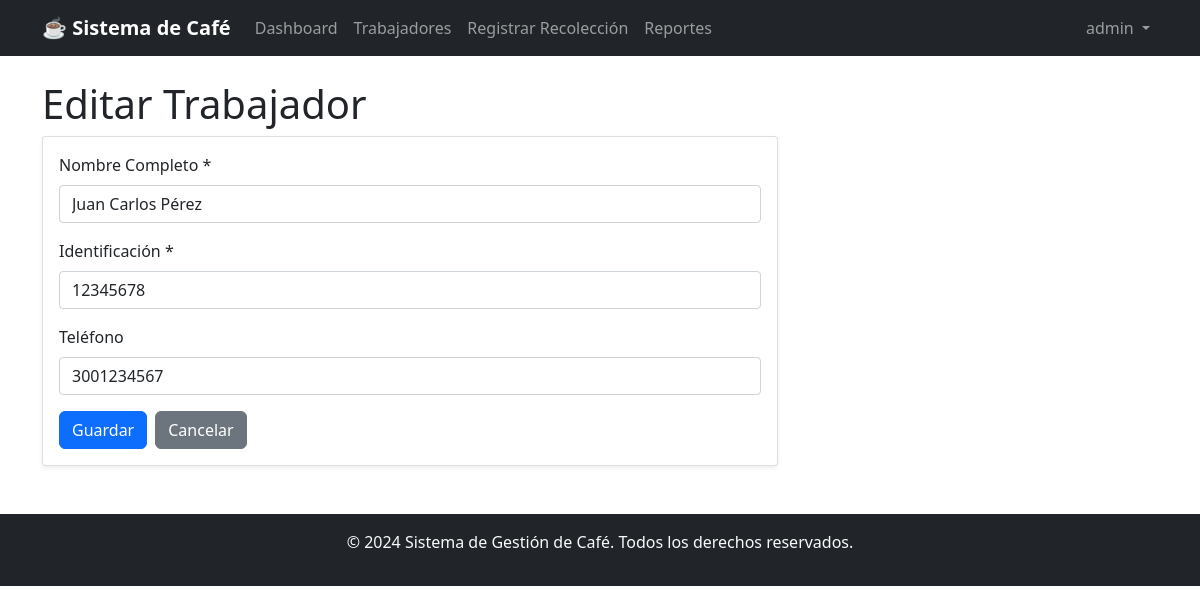
Page /index.php?accion=trabajador_formulario&id=1 (signed in) on the committed database.
### tables this page shows
CREATE TABLE trabajadores (
    id INT AUTO_INCREMENT PRIMARY KEY,
    nombre VARCHAR(100) NOT NULL,
    identificacion VARCHAR(20) UNIQUE NOT NULL,
    telefono VARCHAR(20),
    direccion TEXT,
    fecha_creacion DATETIME DEFAULT CURRENT_TIMESTAMP,
    activo BOOLEAN DEFAULT TRUE
);

### controladores/ControladorBase.php (called while the page is built, shortened)
<?php
class ControladorBase {
    protected function cargarVista($vista, $datos = []) {
        extract($datos);
        require_once "vistas/{$vista}.php";
    }
}
?>

### controladores/ControladorTrabajador.php (called while the page is built, shortened)
<?php
require_once 'controladores/ControladorBase.php';
require_once 'modelos/ModeloTrabajador.php';
class ControladorTrabajador extends ControladorBase {
    private $modeloTrabajador;
    public function __construct() {
        $this->modeloTrabajador = new ModeloTrabajador();
    }
    public function mostrarFormulario($id = null) {
        $trabajador = null;
        if ($id) {
            $trabajador = $this->modeloTrabajador->obtenerPorId($id);
        }
        $this->cargarVista('trabajadores/formulario', ['trabajador' => $trabajador]);
    }
}
?>

### modelos/ModeloBase.php (called while the page is built, shortened)
<?php
require_once 'config/conexion.php';
class ModeloBase {
    public function __construct() {
        $db = new Conexion();
        $this->conexion = $db->obtenerConexion();
    }
}
?>

### config/conexion.php (called while the page is built)
<?php
class Conexion {
    private $host = 'localhost';
    private $usuario = 'root';
    private $contrasena = '';
    private $base_datos = 'cafe_db';
    private $conexion;
    public function __construct() {
        try {
            $this->conexion = new PDO(
                "mysql:host={$this->host};dbname={$this->base_datos};charset=utf8mb4",
                $this->usuario,
                $this->contrasena,
                [
                    PDO::ATTR_ERRMODE => PDO::ERRMODE_EXCEPTION,
                    PDO::ATTR_DEFAULT_FETCH_MODE => PDO::FETCH_ASSOC
                ]
            );
        } catch (PDOException $e) {
            die("Error de conexión: " . $e->getMessage());
        }
    }
    public function obtenerConexion() {
        return $this->conexion;
    }
}
?>

### modelos/ModeloTrabajador.php (called while the page is built, shortened)
<?php
require_once 'modelos/ModeloBase.php';
class ModeloTrabajador extends ModeloBase {
    public function obtenerPorId($id) {
        $sql = "SELECT * FROM trabajadores WHERE id = :id";
        $stmt = $this->conexion->prepare($sql);
        $stmt->bindParam(':id', $id);
        $stmt->execute();
        return $stmt->fetch();
    }
}
?>

### vistas/trabajadores/formulario.php (the view, shortened to what this page needs)
<?php include 'vistas/layout/header.php'; ?>
<div class="row">
    <div class="col-md-8">
        <h1><?php echo isset($trabajador) ? 'Editar' : 'Nuevo'; ?> Trabajador</h1>
        <div class="card">
            <div class="card-body">
                <form method="POST" action="index.php?accion=trabajador_guardar" id="formTrabajador">
                    <div class="mb-3">
                        <label for="nombre" class="form-label">Nombre Completo *</label>
                        <input type="text" class="form-control" id="nombre" name="nombre"
                               value="<?php echo isset($trabajador) ? htmlspecialchars($trabajador['nombre']) : ''; ?>" required>
                    </div>
                    <div class="mb-3">
                        <label for="identificacion" class="form-label">Identificación *</label>
                        <input type="text" class="form-control" id="identificacion" name="identificacion"
                               value="<?php echo isset($trabajador) ? htmlspecialchars($trabajador['identificacion']) : ''; ?>" required>
                    </div>
                    <div class="mb-3">
                        <label for="telefono" class="form-label">Teléfono</label>
                        <input type="text" class="form-control" id="telefono" name="telefono"
                               value="<?php echo isset($trabajador) ? htmlspecialchars($trabajador['telefono']) : ''; ?>">
                    </div>
                    <div class="d-flex gap-2">
                        <button type="submit" class="btn btn-primary">Guardar</button>
                        <a href="index.php?accion=trabajadores" class="btn btn-secondary">Cancelar</a>
                    </div>
                </form>
            </div>
        </div>
    </div>
</div>
<?php include 'vistas/layout/footer.php'; ?>

### assets/css/estilos.css (style rules this page uses)
body { font-family: "Segoe UI", Tahoma, Geneva, Verdana, sans-serif; }
.card { box-shadow: 0 0.125rem 0.25rem rgba(0, 0, 0, 0.075); border: 1px solid rgba(0, 0, 0, 0.125); }
.btn { border-radius: 0.375rem; }

### rows in the picture
trabajadores: nombre "Juan Carlos Pérez", identificacion "12345678", telefono "3001234567"

### other values in the picture
$_SESSION['usuario_nombre'] "admin"
